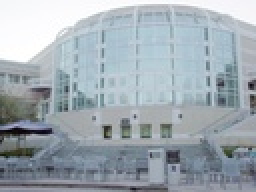
%> input picture AS4/price_center20.JPG, 128 x 96 px, shrunk from 600 x 450 before the run (shown 2 times larger)
$ octave script_Part1.m   (GNU Octave 9; MATLAB toolbox functions it lacks are replaced by stand-ins)
%> lines starting %> are read from the running program, lines starting %| are printed output that depends on the picture; in (x1, y1, x2, y2) boxes, pixels count from 0 and x2, y2 are one past the last pixel; in counts of white or black regions, pixels touching at a corner belong together; the program's own positions count from 1
### AS1/gradient_filter.m
function [ I ] = gradient_filter( im , win_size )
%UNTITLED2 Summary of this function goes here
%   Detailed explanation goes here
[row col]=size(im);
win_half=fix(win_size/2);
kernel=[-1,8,0,-8,1]/12;
Ix=imfilter(im,kernel,'symmetric');
Iy=imfilter(im,kernel','symmetric');
I=zeros(row,col);
sqnum=win_size^2;

for x = win_half + 1 : row - win_half
    for y = win_half + 1 : col - win_half
        N=zeros(2,2);
        window_x=double(Ix(x-win_half:x+win_half,y-win_half:y+win_half));
        window_y=double(Iy(x-win_half:x+win_half,y-win_half:y+win_half));
        N(1,1)=sum(sum(window_x.^2))/sqnum;
        N(1,2)=sum(sum(window_x.*window_y))/sqnum;
        N(2,1)=N(1,2);
        N(2,2)=sum(sum(window_y.^2))/sqnum;
        I(x,y)=(trace(N)-sqrt(trace(N)^2-4*det(N)))/2;
    end
end

end

### AS1/NMS.m
function [ J ] = NMS( im ,win_size )
%UNTITLED4 Summary of this function goes here
%   Detailed explanation goes here
[row col]=size(im);
win_half=fix(win_size/2);
J=zeros(row,col);

for x=win_half+1:row-win_half
    for y=win_half+1:col-win_half
        window=im(x-win_half:x+win_half,y-win_half:y+win_half);
        maxV=max(max(window));
        J(x,y)=im(x,y)*(im(x,y)==maxV);
    end
end

end

### AS1/find_corner.m
function [x_corner y_corner]=find_corner( im , x , y ,window_size);
%UNTITLED5 Summary of this function goes here
%   Detailed explanation goes here
len=size(x,1);
kernel=[-1,8,0,-8,1]/12;
win_half=fix(window_size/2);
Ix=double(imfilter(im,kernel,'symmetric'));
Iy=double(imfilter(im,kernel','symmetric'));
x_corner=zeros(len,1);
y_corner=zeros(len,1);
for i = 1:len
    A=zeros(2,2);
    B=zeros(2,1);
    window_x=double(Ix(x(i)-win_half:x(i)+win_half,y(i)-win_half:y(i)+win_half));
    window_y=double(Iy(x(i)-win_half:x(i)+win_half,y(i)-win_half:y(i)+win_half));
    A(1,1)=sum(sum(window_x.^2));
    A(1,2)=sum(sum(window_x.*window_y));
    A(2,1)=A(1,2);
    A(2,2)=sum(sum(window_y.^2));
    tmp1=zeros(window_size,window_size);
    tmp2=zeros(window_size,window_size);
    for m=x(i)-win_half:x(i)+win_half
        for n=y(i)-win_half:y(i)+win_half
            tmp1(m-x(i)+win_half+1,n-y(i)+win_half+1)=m*(Ix(m,n)^2)+n*Ix(m,n)*Iy(m,n);
            tmp2(m-x(i)+win_half+1,n-y(i)+win_half+1)=n*(Iy(m,n)^2)+m*Ix(m,n)*Iy(m,n);
        end
    end
    B(1,1)=sum(sum(tmp1));
    B(2,1)=sum(sum(tmp2));
    t=A\B;
    x_corner(i)=t(1);
    y_corner(i)=t(2);
end

end

### AS4/feature_match_distance.m
function [ matches ] = feature_match_distance( im1 ,im2 ,x1 , y1 , x2 ,...
    y2 , win_size , cor_thre , dis_thre)
%UNTITLED3 Summary of this function goes here
%   Detailed explanation goes here
[r c]=size(im1);
row=size(x1,1);
col=size(x2,1);
matches=zeros(1,4);  %% store output
cor=zeros(row,col);
win_half=fix(win_size/2);
for i = 1:row
    if(x1(i)<win_half+2||x1(i)>r-win_half-2||y1(i)<win_half+2||y1(i)>c-win_half-2)
        continue;
    end;
    x_ceil=ceil(x1(i));
    y_ceil=ceil(y1(i));
    im1_compute_corr=double(im1(x_ceil-win_half-1:x_ceil+win_half+1,...
        y_ceil-win_half-1:y_ceil+win_half+1));
    X1=meshgrid((x1(i)-x_ceil+2):((x1(i)-x_ceil+win_size+1)));
    Y1=meshgrid((y1(i)-y_ceil+2):((y1(i)-y_ceil+win_size+1)))';
    window_x = interp2(im1_compute_corr,X1,Y1,'linear');
    for j = 1:col
        if(x2(j)<win_half+2||x2(j)>r-win_half-2||y2(j)<win_half+2||...
                y2(j)>c-win_half-2)
            continue;
        end;
        x2_ceil=ceil(x2(j));
        y2_ceil=ceil(y2(j));
        im2_compute_corr=double(im2(x2_ceil-win_half-1:x2_ceil+...
            win_half+1,y2_ceil-win_half-1:y2_ceil+win_half+1));
        X2=meshgrid((x2(j)-x2_ceil+2):((x2(j)-x2_ceil+win_size+1)));
        Y2=meshgrid((y2(j)-y2_ceil+2):((y2(j)-y2_ceil+win_size+1)))';
        window_y = interp2(im2_compute_corr,X2,Y2,'linear');
        cor(i,j)=corr2(window_x,window_y);
    end
end

max_cor=max(max(cor));
while(max_cor>cor_thre)
    [x y]=find(cor==max_cor);
    cor(x(1),y(1))=-1;
    dist=sqrt((x1(x(1))-x2(y(1)))^2+(y1(x(1))-y2(y(1)))^2);
    if(dist>90)
        max_cor=max(max(cor));
        continue;
    end;
    next_row=max(cor(x(1),:));
    next_col=max(cor(:,y(1)));
    next_best=max(next_col,next_row);

    if(1-max_cor<(1-next_best)*dis_thre)
       matches=[matches;x1(x(1)),y1(x(1)),x2(y(1)),y2(y(1))];
    end
    cor(:,y(1))=-1;
    cor(x(1),:)=-1;
    max_cor=max(max(cor));
end
[r c]=size(matches);
matches=matches(2:r,:);
end

### AS4/script_Part1.m
clear;clc;
im1=imread('price_center20.JPG');     %%read in data
%> im1 is the input picture: size 96x128x3 uint8; mean R, G, B 159.5, 169.8, 177.3
im2=imread('price_center21.JPG');
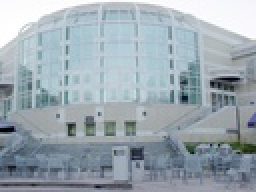
%> input picture AS4/price_center21.JPG, 128 x 96 px, shrunk from 600 x 450 before the run (shown 2 times larger)
%> im2 is the input picture: size 96x128x3 uint8; mean R, G, B 155.7, 168, 176.4
figure(1);
subplot(1,2,1);imshow(im1);title('price\_center20.JPG');
subplot(1,2,2);imshow(im2);title('price\_center21.JPG');

im1_grey=rgb2gray(im1);
im2_grey=rgb2gray(im2);

window_size=9;
I1=gradient_filter(im1_grey,window_size);
%> after the loop in gradient_filter, `for x = win_half + 1 : row - win_half`:
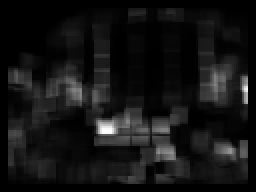
%> I: size 96x128 double (shown 2 times larger); min 0, max 412.3, mean 33.1; drawn with min black and max white
%> after the loop in gradient_filter, `for x = win_half + 1 : row - win_half`: N = [44.09 3.38; 3.38 15.62]
I2=gradient_filter(im2_grey,window_size);
%> call 2 of gradient_filter, with win_size = 9
%> after the loop in gradient_filter (call 2), `for x = win_half + 1 : row - win_half`:
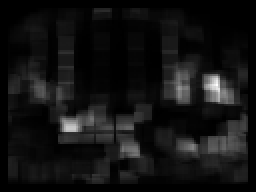
%> I: size 96x128 double (shown 2 times larger); min 0, max 553, mean 41.1; drawn with min black and max white
%> after the loop in gradient_filter (call 2), `for x = win_half + 1 : row - win_half`: N = [66.53 5.78; 5.78 9.62]
thre=6.5;
I1=I1.*(I1>thre);
I2=I2.*(I2>thre);
J1=NMS(I1,window_size);
%> after the loop in NMS, `for x=win_half+1:row-win_half`:
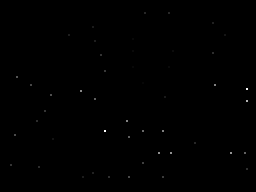
%> J: size 96x128 double (shown 2 times larger); min 0, max 412.3, mean 0.4; drawn with min black and max white
J2=NMS(I2,window_size);
%%sum(sum(J1>0))
[x1,y1]=find(J1>0);
%> x1 = 48 values from 7 to 89; y1 = 48 values from 6 to 124
[x2,y2]=find(J2>0);
%> x2 = 48 values from 6 to 89; y2 = 48 values from 5 to 123

[x1_corner y1_corner]=find_corner( im1_grey , x1 , y1 , window_size);
%> in find_corner, `len=size(x,1);`: len = 48
%> the loop in find_corner, `for i = 1:len` made 48 passes
%> t on passes 1 to 12: [81.44; 5.87], [65.73; 7.77], [40.16; 8.98], [41.46; 18.5], [61.36; 18.91], [84.76; 18.76], [56.28; 21.8], [49.19; 23.7], [73.69; 24.87], [17.39; 33.77], [45.36; 40.64], [87.92; 41.73]
%> after the loop in find_corner, `for i = 1:len`: A = [7699 1910; 1910 8565]; B = [896289; 1226809]; tmp1 = [0 0 0 3768 0 32436 35721 0 0; 9898 7495 0 13284 23080 0 32140 5376 0; 18603 1656 0 7416 23212 26768 4364 0 0; 18900 4116 0 336 14196 84 12096 0 0; 4165 1053 0 14497 14365 36540 31648 0 0; 49536 37500 0 0 1326 78750 49536 0 0; 19575 73167 4263 0 0 8700 25143 783 0; 20272 12672 0 352 10648 22528 19800 0 0; 0 0 0 8900 5696 0 25721 22784 1424]; tmp2 = [0 12100 12200 26376 83824 82892 0 36703 15488; 9898 13491 7808 8856 27696 84500 61066 10752 32768; 22737 21528 17568 7416 6632 11472 34912 15367 3200; 0 0 0 0 0 0 0 127 0; 0 8424 1098 24852 0 8120 102856 32512 15488; 0 25000 48800 76875 13260 25200 0 45847 61952; 0 0 0 0 0 0 0 0 1152; 55024 0 0 0 0 0 0 0 0; 12000 484 488 0 0 0 0 0 0]; x_corner = 48 values, max 87.99 at index 23, min 7.54 at index 30, mean 52.5; y_corner = 48 values, max 126.2 at index 47, min 5.87 at index 1, mean 66.16
%> x1_corner has the same summary as x_corner in find_corner; y1_corner has the same summary as y_corner in find_corner
[x2_corner y2_corner]=find_corner( im2_grey , x2 , y2 , window_size);
%> the loop in find_corner (call 2), `for i = 1:len` made 48 passes
%> t on passes 1 to 12: [55.06; 3.76], [82.96; 5.85], [47.6; 4.73], [70.96; 8.91], [14.05; 16.29], [87.73; 17.04], [48.19; 22.34], [87.88; 21.19], [85.92; 28.76], [49.42; 29.35], [15.04; 31.27], [26.3; 33.9]
%> x2_corner = 48 values, max 89.03 at index 46, min 6.94 at index 25, mean 53.68; y2_corner = 48 values, max 124 at index 48, min 3.76 at index 1, mean 60.44
len1=size(x1_corner,1);
%> len1 = 48
len2=size(x2_corner,1);
%> len2 = 48
r1=ones(len1,1)*window_size;
r2=ones(len2,1)*window_size;
im_square1 = insertShape(im1,'rectangle',[y1-fix(window_size/2) x1-...
    fix(window_size/2) r1 r1],'LineWidth',1);
%> im_square1: size 96x128x3 uint8; 11.66% of pixels changed, all inside (x1, y1, x2, y2) = (1, 2, 128, 93)
im_square2 = insertShape(im2,'rectangle',[y2-fix(window_size/2) x2-...
    fix(window_size/2) r2 r2],'LineWidth',1);
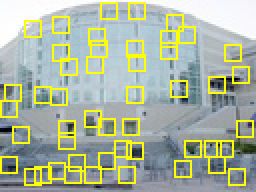
%> im_square2: size 96x128x3 uint8 (shown 2 times larger); 11.78% of pixels changed, all inside (x1, y1, x2, y2) = (0, 1, 127, 93)
figure(2);
imshow(im_square1);
title('price\_center20.JPG Feature Detection Window Size=9');
figure(3);
imshow(im_square2);
title('price\_center21.JPG Feature Detection Window Size=9');
%%%%%%%%%%%%%%%%%%%%%%%%%%Problem 1
cor_thre=0.75;
dis_thre=0.92;
window_size2=15;
matches = feature_match_distance( im1_grey ,im2_grey ,x1_corner ,...
    y1_corner , x2_corner , y2_corner , window_size2, cor_thre ,dis_thre);
%> in feature_match_distance, `cor=zeros(row,col);`: cor: size 48x48 double; every value is 0
%> the loop in feature_match_distance, `for i = 1:row` made 48 passes
%> (x_ceil, y_ceil) on passes 4, 5, 6, 7, 8, 9, 10, 11, 13, 14, 15, 16: (42, 19), (62, 19), (85, 19), (57, 22), (50, 24), (74, 25), (18, 34), (46, 41), (17, 44), (87, 48), (20, 51), (51, 48)
%> in feature_match_distance, `max_cor=max(max(cor));`: max_cor = 0.977
%> the loop in feature_match_distance, `while(max_cor>cor_thre)` made 18 passes
%> (x, y, dist, next_row, next_col, next_best, matches) on passes 1 to 2: (16, 10, 18.12, 0.574, 0.376, 0.574, [0 0 0 0; 50.6 47.43 49.42 29.35]), (21, 18, 17.85, 0.446, 0.594, 0.594, [0 0 0 0; 50.6 47.43 49.42 29.35; 61.22 64.82 60.24 46.99])
%> (x, y, dist, next_row, next_col, next_best) on passes 3 to 8: (20, 16, 18.03, 0.385, 0.496, 0.496), (37, 31, 17.98, 0.678, 0.691, 0.691), (29, 24, 18.16, 0.341, 0.384, 0.384), (44, 40, 19.29, 0.513, 0.494, 0.513), (31, 26, 18, 0.318, 0.334, 0.334), (10, 5, 17.79, 0.623, 0.758, 0.758)
%> after the loop in feature_match_distance, `while(max_cor>cor_thre)`:
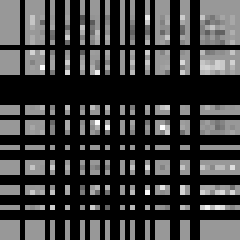
%> cor: size 48x48 double (shown 5 times larger); min -1, max 0.667, mean -0.605; drawn with min black and max white
%> after the loop in feature_match_distance, `while(max_cor>cor_thre)`: matches = 19 rows, first 8: [0 0 0 0; 50.6 47.43 49.42 29.35; 61.22 64.82 60.24 46.99; 86.8 55.22 85.97 37.21; 78.3 86.36 77.23 68.42; 81.43 71.88 80.92 53.72; 77.72 116.3 75.77 97.06; 79.06 78.16 77.19 60.26]
%> in feature_match_distance, `[r c]=size(matches);`: r = 19; c = 4
%> in feature_match_distance, `matches=matches(2:r,:);`: matches = 18 rows, first 8: [50.6 47.43 49.42 29.35; 61.22 64.82 60.24 46.99; 86.8 55.22 85.97 37.21; 78.3 86.36 77.23 68.42; 81.43 71.88 80.92 53.72; 77.72 116.3 75.77 97.06; 79.06 78.16 77.19 60.26; 17.39 33.77 14.05 16.29]

len3=size(matches,1);
%> len3 = 18
rr=ones(len3,1)*window_size2;

figure(4);
im_square11 = insertShape(im1,'rectangle',[matches(:,2)-fix(...
    window_size2/2) matches(:,1)-fix(window_size2/2) rr rr],'LineWidth',1);
im_square11 = insertShape(im_square11,'line',[matches(:,2) matches(:,1)...
    matches(:,4) matches(:,3)],'LineWidth',1);
%> im_square11: size 96x128x3 uint8; mean R, G, B 169.5, 178.4, 158.7
im_square22 = insertShape(im2,'rectangle',[matches(:,4)-fix(...
    window_size2/2) matches(:,3)-fix(window_size2/2) rr rr],'LineWidth',1);
im_square22 = insertShape(im_square22,'line',[matches(:,4) matches(:,3) matches(:,2) matches(:,1)],'LineWidth',1);
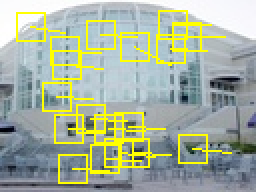
%> im_square22: size 96x128x3 uint8 (shown 2 times larger); mean R, G, B 165.8, 176.6, 158.1
subplot(1,2,1);
imshow(im_square11);
title('Feature matched in price\_center20.JPG with Proximity Window ');
subplot(1,2,2);
imshow(im_square22);
title('Feature matched in price\_center21.JPG with Proximity Window ');
%%%%%%%%%%%%%%%%%%%%%%%%%%%Problem 2
p1=[matches(:,2) matches(:,1)];
%> p1 = 18 rows, first 12: [47.43 50.6; 64.82 61.22; 55.22 86.8; 86.36 78.3; 71.88 81.43; 116.3 77.72; 78.16 79.06; 33.77 17.39; 53.7 66.66; 51.94 27.24; 83.34 65.69; 52.77 35.11]
save('2Dpoints1.txt','p1','-ascii');
p2=[matches(:,4) matches(:,3)];
%> p2 = 18 rows, first 12: [29.35 49.42; 46.99 60.24; 37.21 85.97; 68.42 77.23; 53.72 80.92; 97.06 75.77; 60.26 77.19; 16.29 14.05; 35.63 65.24; 33.9 26.3; 65.64 64.54; 34.48 33.03]
save('2Dpoints2.txt','p2','-ascii');
